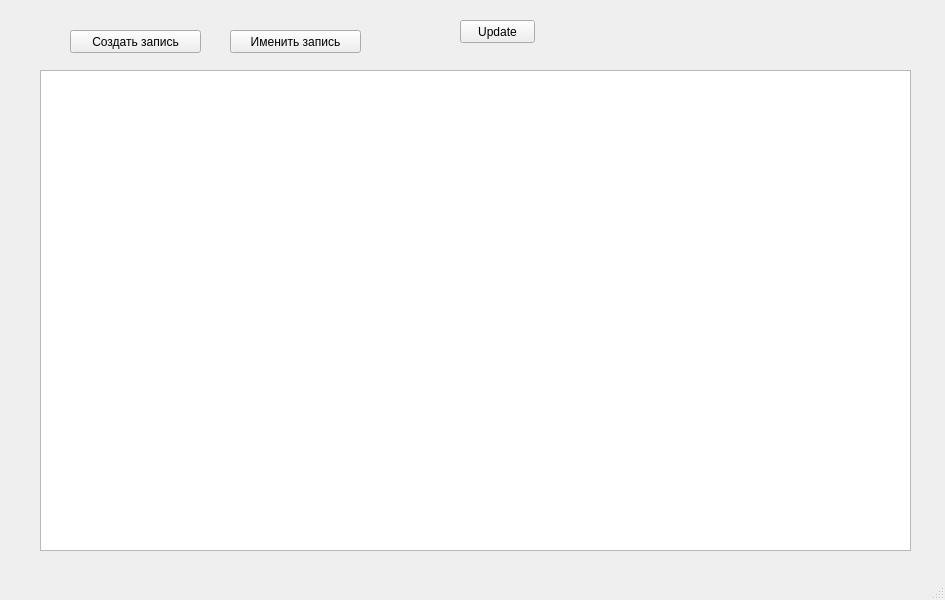
<?xml version="1.0" encoding="UTF-8"?>
<ui version="4.0">
 <class>MainWindow</class>
 <widget class="QMainWindow" name="MainWindow">
  <property name="geometry">
   <rect>
    <x>0</x>
    <y>0</y>
    <width>945</width>
    <height>600</height>
   </rect>
  </property>
  <property name="windowTitle">
   <string>MainWindow</string>
  </property>
  <widget class="QWidget" name="centralwidget">
   <widget class="QTableWidget" name="tableWidget">
    <property name="geometry">
     <rect>
      <x>40</x>
      <y>70</y>
      <width>871</width>
      <height>481</height>
     </rect>
    </property>
   </widget>
   <widget class="QPushButton" name="create1">
    <property name="geometry">
     <rect>
      <x>70</x>
      <y>30</y>
      <width>131</width>
      <height>23</height>
     </rect>
    </property>
    <property name="text">
     <string>Создать запись</string>
    </property>
   </widget>
   <widget class="QPushButton" name="refactor">
    <property name="geometry">
     <rect>
      <x>230</x>
      <y>30</y>
      <width>131</width>
      <height>23</height>
     </rect>
    </property>
    <property name="text">
     <string>Именить запись</string>
    </property>
   </widget>
   <widget class="QPushButton" name="update">
    <property name="geometry">
     <rect>
      <x>460</x>
      <y>20</y>
      <width>75</width>
      <height>23</height>
     </rect>
    </property>
    <property name="text">
     <string>Update</string>
    </property>
   </widget>
  </widget>
  <widget class="QMenuBar" name="menubar">
   <property name="geometry">
    <rect>
     <x>0</x>
     <y>0</y>
     <width>945</width>
     <height>21</height>
    </rect>
   </property>
  </widget>
  <widget class="QStatusBar" name="statusbar"/>
 </widget>
 <resources/>
 <connections/>
</ui>
